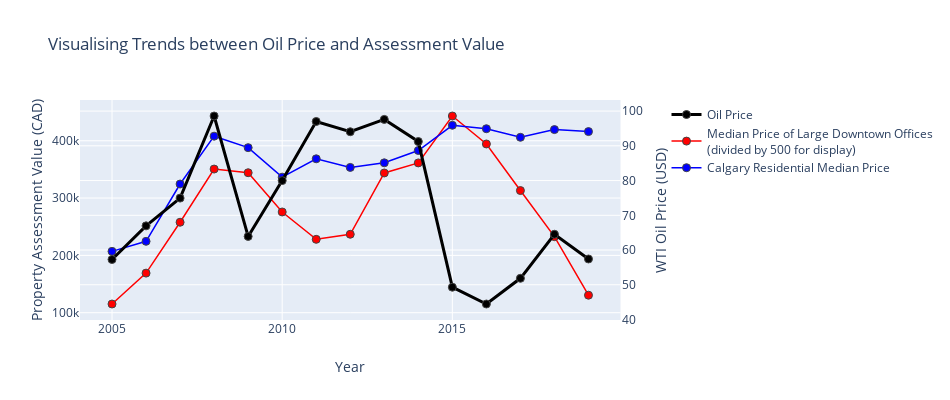

Notebook code cell kept with this figure:
### Code cell
Yassets = DToffices.iloc[:15].values.tolist()

Yassets2 = CalgaryMedian.iloc[:15].values.tolist()


Yprice = []
for i in range(0,15):
    Yprice.append(Average_Oil_Price['Price'].iloc[i])

fig = make_subplots(specs=[[{"secondary_y": True}]])
x =  [2005,2006,2007,2008,2009,2010,2011,2012,2013,2014,2015,2016,2017,2018,2019]
y = np.asarray(Yassets)*0.002
yy = Yprice
yyy = Yassets2
assetsname = 'Property Assessment Value'
oil = 'Oil Price'

trace1 = go.Scatter(x = x, y = y, marker = dict(line = dict(width= 1), size= 8), 
                    line = dict(color = 'red', width= 1.5), name= 'Median Price of Large Downtown Offices<br>(divided by 500 for display)')

trace2 = go.Scatter(x = x, y = yy, marker = dict(line = dict(width= 1), size= 8), 
                    line = dict(color = 'black', width= 3), name= oil)

trace3 = go.Scatter(x = x, y = yyy, marker = dict(line = dict(width= 1), size= 8), 
                    line = dict(color = 'blue', width= 1.5), name = 'Calgary Residential Median Price')



fig.add_trace(trace2, secondary_y = True);
fig.add_trace(trace1, secondary_y = False);
fig.add_trace(trace3, secondary_y = False);



fig.update_layout(title = 'Visualising Trends between Oil Price and Assessment Value', 
                    xaxis = dict(title = 'Year', showgrid = True), 
                    yaxis = dict(title = 'Property Assessment Value (CAD)', showgrid = True),
                    yaxis2 = dict(title = 'WTI Oil Price (USD)', showgrid = True))


fig.update_layout(autosize = False, width = 950,height = 400)
fig.show()

### Figure 1 — Plotly figure (JSON) as saved in the notebook; plotly's stock layout.template omitted (floating-point values rounded to 4 significant figures)
{"data": [{"line": {"color": "black", "width": 3}, "marker": {"line": {"width": 1}, "size": 8}, "name": "Oil Price", "type": "scatter", "x": [2005, 2006, 2007, 2008, 2009, 2010, 2011, 2012, 2013, 2014, 2015, 2016, 2017, 2018, 2019], "xaxis": "x", "y": [57.28, 66.96, 74.94, 98.58, 63.92, 79.98, 97.0, 94.05, 97.61, 91.23, 49.31, 44.47, 51.87, 64.54, 57.43], "yaxis": "y2"}, {"line": {"color": "red", "width": 1.5}, "marker": {"line": {"width": 1}, "size": 8}, "name": "Median Price of Large Downtown Offices<br>(divided by 500 for display)", "type": "scatter", "x": [2005, 2006, 2007, 2008, 2009, 2010, 2011, 2012, 2013, 2014, 2015, 2016, 2017, 2018, 2019], "xaxis": "x", "y": [115170, 169060, 257830, 350610, 344210, 275740, 228000, 236870, 343770, 361320, 443190, 394410, 313100, 232640, 130540], "yaxis": "y"}, {"line": {"color": "blue", "width": 1.5}, "marker": {"line": {"width": 1}, "size": 8}, "name": "Calgary Residential Median Price", "type": "scatter", "x": [2005, 2006, 2007, 2008, 2009, 2010, 2011, 2012, 2013, 2014, 2015, 2016, 2017, 2018, 2019], "xaxis": "x", "y": [207000, 224500, 324500, 408000, 388000, 336500, 368500, 353500, 361500, 383000, 427000, 421000, 406000, 419500, 416000], "yaxis": "y"}], "layout": {"autosize": false, "height": 400, "title": {"text": "Visualising Trends between Oil Price and Assessment Value"}, "width": 950, "xaxis": {"anchor": "y", "domain": [0, 0.94], "showgrid": true, "title": {"text": "Year"}}, "yaxis": {"anchor": "x", "domain": [0, 1], "showgrid": true, "title": {"text": "Property Assessment Value (CAD)"}}, "yaxis2": {"anchor": "x", "overlaying": "y", "showgrid": true, "side": "right", "title": {"text": "WTI Oil Price (USD)"}}}}
